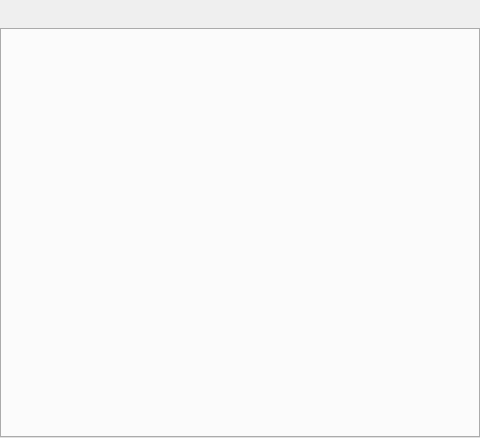
<?xml version="1.0" encoding="UTF-8"?>
<ui version="4.0">
 <class>FrmFileExplorer</class>
 <widget class="QWidget" name="FrmFileExplorer">
  <property name="geometry">
   <rect>
    <x>0</x>
    <y>0</y>
    <width>480</width>
    <height>438</height>
   </rect>
  </property>
  <property name="windowTitle">
   <string>Form</string>
  </property>
  <layout class="QHBoxLayout" name="horizontalLayout">
   <property name="spacing">
    <number>0</number>
   </property>
   <property name="leftMargin">
    <number>0</number>
   </property>
   <property name="topMargin">
    <number>1</number>
   </property>
   <property name="rightMargin">
    <number>0</number>
   </property>
   <property name="bottomMargin">
    <number>0</number>
   </property>
   <item>
    <layout class="QVBoxLayout" name="verticalLayout">
     <property name="spacing">
      <number>2</number>
     </property>
     <property name="margin">
      <number>0</number>
     </property>
     <item>
      <widget class="QGradientPanel" name="paCaption" native="true">
       <property name="minimumSize">
        <size>
         <width>0</width>
         <height>25</height>
        </size>
       </property>
       <property name="autoFillBackground">
        <bool>false</bool>
       </property>
      </widget>
     </item>
     <item>
      <widget class="FileExplorerTabWidget" name="tcProject">
       <property name="styleSheet">
        <string notr="true"/>
       </property>
       <property name="tabPosition">
        <enum>QTabWidget::North</enum>
       </property>
       <property name="currentIndex">
        <number>-1</number>
       </property>
       <property name="tabsClosable">
        <bool>true</bool>
       </property>
       <property name="movable">
        <bool>true</bool>
       </property>
      </widget>
     </item>
    </layout>
   </item>
  </layout>
  <action name="actionClose">
   <property name="icon">
    <iconset resource="luanda.qrc">
     <normaloff>:/images/res/tab-close-3.ico</normaloff>:/images/res/tab-close-3.ico</iconset>
   </property>
   <property name="text">
    <string>Close</string>
   </property>
  </action>
  <action name="actionClose_All_But_This">
   <property name="icon">
    <iconset resource="luanda.qrc">
     <normaloff>:/images/res/tab-close-other.ico</normaloff>:/images/res/tab-close-other.ico</iconset>
   </property>
   <property name="text">
    <string>Close All But This</string>
   </property>
  </action>
 </widget>
 <customwidgets>
  <customwidget>
   <class>QGradientPanel</class>
   <extends>QWidget</extends>
   <header>QGradientPanel.h</header>
   <container>1</container>
  </customwidget>
  <customwidget>
   <class>FileExplorerTabWidget</class>
   <extends>QTabWidget</extends>
   <header>FileExplorerTabWidget.h</header>
   <container>1</container>
  </customwidget>
 </customwidgets>
 <resources>
  <include location="luanda.qrc"/>
 </resources>
 <connections/>
</ui>
